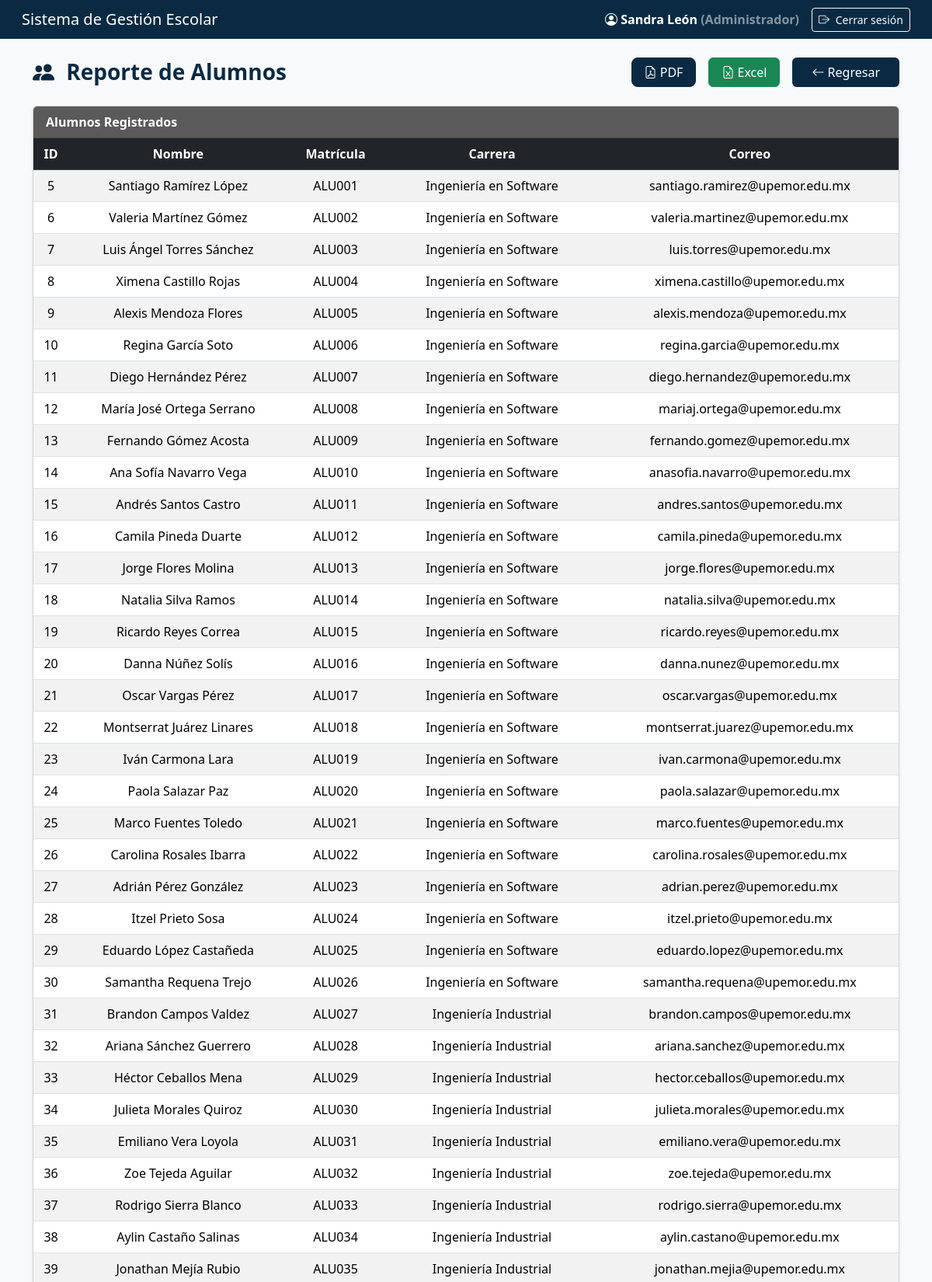
/app/views/reportes/alumnosGeneralView.php (signed in, upper part), run on the app's committed database.
### tables this page shows
CREATE TABLE `alumnos` (
  `idAlumno` int(11) NOT NULL AUTO_INCREMENT,
  `idUsuario` int(11) NOT NULL,
  `idCarrera` int(11) DEFAULT NULL,
  PRIMARY KEY (`idAlumno`),
  KEY `idUsuario` (`idUsuario`),
  KEY `idCarrera` (`idCarrera`),
  CONSTRAINT `alumnos_ibfk_1` FOREIGN KEY (`idUsuario`) REFERENCES `usuarios` (`idUsuario`) ON DELETE CASCADE ON UPDATE CASCADE,
  CONSTRAINT `alumnos_ibfk_2` FOREIGN KEY (`idCarrera`) REFERENCES `carreras` (`idCarrera`) ON DELETE SET NULL ON UPDATE CASCADE
);

CREATE TABLE `usuarios` (
  `idUsuario` int(11) NOT NULL AUTO_INCREMENT,
  `matricula` varchar(20) NOT NULL,
  `nombres` varchar(100) NOT NULL,
  `apePaterno` varchar(50) NOT NULL,
  `apeMaterno` varchar(50) DEFAULT NULL,
  `sexo` enum('Masculino','Femenino') NOT NULL,
  `fechaNacimiento` date NOT NULL,
  `correo` varchar(100) NOT NULL,
  `contrasena` varchar(255) NOT NULL,
  `rol` enum('Administrador','Docente','Alumno','Administrativo') NOT NULL,
  `activo` tinyint(1) DEFAULT 1,
  PRIMARY KEY (`idUsuario`),
  UNIQUE KEY `matricula` (`matricula`),
  UNIQUE KEY `correo` (`correo`)
);

CREATE TABLE `carreras` (
  `idCarrera` int(11) NOT NULL AUTO_INCREMENT,
  `nombreCarrera` varchar(100) NOT NULL,
  `claveCarrera` varchar(20) NOT NULL,
  `descripcion` text DEFAULT NULL,
  PRIMARY KEY (`idCarrera`),
  UNIQUE KEY `nombreCarrera` (`nombreCarrera`),
  UNIQUE KEY `claveCarrera` (`claveCarrera`)
);

### app/models/alumnoModel.php (called while the page is built, shortened)
<?php
    class AlumnoModel {
        private $connection;
        public function __construct($connection) {
            $this->connection = $connection;
        }
        public function obtenerAlumnos() {
            $sql = "SELECT
                        a.idAlumno,
                        u.matricula,
                        CONCAT(u.nombres,' ',u.apePaterno,' ',IFNULL(u.apeMaterno,'')) AS nombreCompleto,
                        c.nombreCarrera,
                        c.idCarrera,
                        u.correo
                    FROM alumnos a
                    INNER JOIN usuarios u ON a.idUsuario = u.idUsuario
                    LEFT JOIN carreras c ON a.idCarrera = c.idCarrera
                    ORDER BY a.idAlumno ASC";
            return $this->connection->query($sql);
        }
    }
?>

### app/views/reportes/alumnosGeneralView.php (the view, shortened to what this page needs)
<?php
$rolUsuario = $_SESSION['usuario']['rol'];
$nombreUsuario = $_SESSION['usuario']['nombre'];
require_once __DIR__ . '/../../../config/db_connection.php';
require_once __DIR__ . '/../../../app/models/alumnoModel.php';
$model = new AlumnoModel($connection);
$alumnos       = $model->obtenerAlumnos();
$dashboardDestino = ($rolUsuario === "Administrativo")
                    ? "dashboard_administrativo"
                    : "dashboard";
?>
<!DOCTYPE html>
<html lang="es">
<head>
  <link href="https://cdn.jsdelivr.net/npm/bootstrap@5.3.3/dist/css/bootstrap.min.css" rel="stylesheet">
  <link rel="stylesheet" href="https://cdn.jsdelivr.net/npm/bootstrap-icons@1.11.3/font/bootstrap-icons.css">
</head>
<body>
<nav class="navbar navbar-expand-lg navbar-dark px-3">
  <div class="container-fluid d-flex justify-content-between align-items-center">
    <span class="navbar-brand h5 mb-0 text-white">Sistema de Gestión Escolar</span>
    <div class="d-flex align-items-center">
      <div class="text-white fw-semibold me-3">
        <i class="bi bi-person-circle"></i>
        <?= htmlspecialchars($nombreUsuario) ?>
        <span class="text-white-50">(<?= htmlspecialchars($rolUsuario) ?>)</span>
      </div>
      <a href="<?= BASE_URL ?>index.php?action=logout" class="btn btn-outline-light btn-sm">
        <i class="bi bi-box-arrow-right me-1"></i> Cerrar sesión
      </a>
    </div>
  </div>
</nav>
<div class="container mt-4 mb-5">
  <div class="d-flex justify-content-between align-items-center mb-4">
      <h3 class="titulo-pagina m-0">
          <i class="bi bi-people-fill me-2"></i> Reporte de Alumnos
      </h3>
      <div class="d-flex gap-3">
          <form action="<?= BASE_URL ?>index.php?action=generarPDF_AlumnosGeneral" method="POST" target="_blank">
            <button type="submit" class="btn btn-institucional px-3">
                <i class="bi bi-file-earmark-pdf"></i> PDF
            </button>
          </form>
          <form action="<?= BASE_URL ?>index.php?action=generarExcel_AlumnosGeneral" method="POST">
            <button type="submit" class="btn btn-success px-3">
                <i class="bi bi-file-earmark-excel"></i> Excel
            </button>
          </form>
          <a href="<?= BASE_URL ?>index.php?action=<?= $dashboardDestino ?>"
             class="btn btn-regresar px-4">
              <i class="bi bi-arrow-left"></i> Regresar
          </a>
      </div>
  </div>
  <div class="card shadow-sm">
    <div class="card-header fw-semibold">Alumnos Registrados</div>
    <div class="card-body p-0">
      <table class="table table-striped mb-0 text-center align-middle">
        <thead class="table-dark">
          <tr>
            <th>ID</th>
            <th>Nombre</th>
            <th>Matrícula</th>
            <th>Carrera</th>
            <th>Correo</th>
          </tr>
        </thead>
        <tbody>
          <?php $alumnos->data_seek(0); while ($a = $alumnos->fetch_assoc()): ?>
          <tr>
            <td><?= $a['idAlumno'] ?></td>
            <td><?= htmlspecialchars($a['nombreCompleto']) ?></td>
            <td><?= htmlspecialchars($a['matricula']) ?></td>
            <td><?= htmlspecialchars($a['nombreCarrera']) ?></td>
            <td><?= htmlspecialchars($a['correo']) ?></td>
          </tr>
          <?php endwhile; ?>
        </tbody>
      </table>
    </div>
  </div>
</div>
</body>
</html>

### data on the page
alumnos: idAlumno "5", nombreCompleto "Santiago Ramírez López", idUsuario.matricula "ALU001", idCarrera.nombreCarrera "Ingeniería en Software", idUsuario.correo "santiago.ramirez@upemor.edu.mx"
alumnos: idAlumno "6", nombreCompleto "Valeria Martínez Gómez", idUsuario.matricula "ALU002", idCarrera.nombreCarrera "Ingeniería en Software", idUsuario.correo "valeria.martinez@upemor.edu.mx"
alumnos: idAlumno "7", nombreCompleto "Luis Ángel Torres Sánchez", idUsuario.matricula "ALU003", idCarrera.nombreCarrera "Ingeniería en Software", idUsuario.correo "luis.torres@upemor.edu.mx"
alumnos: idAlumno "8", nombreCompleto "Ximena Castillo Rojas", idUsuario.matricula "ALU004", idCarrera.nombreCarrera "Ingeniería en Software", idUsuario.correo "ximena.castillo@upemor.edu.mx"
alumnos: idAlumno "9", nombreCompleto "Alexis Mendoza Flores", idUsuario.matricula "ALU005", idCarrera.nombreCarrera "Ingeniería en Software", idUsuario.correo "alexis.mendoza@upemor.edu.mx"
alumnos: idAlumno "10", nombreCompleto "Regina García Soto", idUsuario.matricula "ALU006", idCarrera.nombreCarrera "Ingeniería en Software", idUsuario.correo "regina.garcia@upemor.edu.mx"
alumnos: idAlumno "11", nombreCompleto "Diego Hernández Pérez", idUsuario.matricula "ALU007", idCarrera.nombreCarrera "Ingeniería en Software", idUsuario.correo "diego.hernandez@upemor.edu.mx"
alumnos: idAlumno "12", nombreCompleto "María José Ortega Serrano", idUsuario.matricula "ALU008", idCarrera.nombreCarrera "Ingeniería en Software", idUsuario.correo "mariaj.ortega@upemor.edu.mx"
alumnos: idAlumno "13", nombreCompleto "Fernando Gómez Acosta", idUsuario.matricula "ALU009", idCarrera.nombreCarrera "Ingeniería en Software", idUsuario.correo "fernando.gomez@upemor.edu.mx"
alumnos: idAlumno "14", nombreCompleto "Ana Sofía Navarro Vega", idUsuario.matricula "ALU010", idCarrera.nombreCarrera "Ingeniería en Software", idUsuario.correo "anasofia.navarro@upemor.edu.mx"
alumnos: idAlumno "15", nombreCompleto "Andrés Santos Castro", idUsuario.matricula "ALU011", idCarrera.nombreCarrera "Ingeniería en Software", idUsuario.correo "andres.santos@upemor.edu.mx"
alumnos: idAlumno "16", nombreCompleto "Camila Pineda Duarte", idUsuario.matricula "ALU012", idCarrera.nombreCarrera "Ingeniería en Software", idUsuario.correo "camila.pineda@upemor.edu.mx"
alumnos: idAlumno "17", nombreCompleto "Jorge Flores Molina", idUsuario.matricula "ALU013", idCarrera.nombreCarrera "Ingeniería en Software", idUsuario.correo "jorge.flores@upemor.edu.mx"
alumnos: idAlumno "18", nombreCompleto "Natalia Silva Ramos", idUsuario.matricula "ALU014", idCarrera.nombreCarrera "Ingeniería en Software", idUsuario.correo "natalia.silva@upemor.edu.mx"
alumnos: idAlumno "19", nombreCompleto "Ricardo Reyes Correa", idUsuario.matricula "ALU015", idCarrera.nombreCarrera "Ingeniería en Software", idUsuario.correo "ricardo.reyes@upemor.edu.mx"
alumnos: idAlumno "20", nombreCompleto "Danna Núñez Solís", idUsuario.matricula "ALU016", idCarrera.nombreCarrera "Ingeniería en Software", idUsuario.correo "danna.nunez@upemor.edu.mx"
alumnos: idAlumno "21", nombreCompleto "Oscar Vargas Pérez", idUsuario.matricula "ALU017", idCarrera.nombreCarrera "Ingeniería en Software", idUsuario.correo "oscar.vargas@upemor.edu.mx"
alumnos: idAlumno "22", nombreCompleto "Montserrat Juárez Linares", idUsuario.matricula "ALU018", idCarrera.nombreCarrera "Ingeniería en Software", idUsuario.correo "montserrat.juarez@upemor.edu.mx"
alumnos: idAlumno "23", nombreCompleto "Iván Carmona Lara", idUsuario.matricula "ALU019", idCarrera.nombreCarrera "Ingeniería en Software", idUsuario.correo "ivan.carmona@upemor.edu.mx"
alumnos: idAlumno "24", nombreCompleto "Paola Salazar Paz", idUsuario.matricula "ALU020", idCarrera.nombreCarrera "Ingeniería en Software", idUsuario.correo "paola.salazar@upemor.edu.mx"
alumnos: idAlumno "25", nombreCompleto "Marco Fuentes Toledo", idUsuario.matricula "ALU021", idCarrera.nombreCarrera "Ingeniería en Software", idUsuario.correo "marco.fuentes@upemor.edu.mx"
alumnos: idAlumno "26", nombreCompleto "Carolina Rosales Ibarra", idUsuario.matricula "ALU022", idCarrera.nombreCarrera "Ingeniería en Software", idUsuario.correo "carolina.rosales@upemor.edu.mx"
alumnos: idAlumno "27", nombreCompleto "Adrián Pérez González", idUsuario.matricula "ALU023", idCarrera.nombreCarrera "Ingeniería en Software", idUsuario.correo "adrian.perez@upemor.edu.mx"
alumnos: idAlumno "28", nombreCompleto "Itzel Prieto Sosa", idUsuario.matricula "ALU024", idCarrera.nombreCarrera "Ingeniería en Software", idUsuario.correo "itzel.prieto@upemor.edu.mx"
alumnos: idAlumno "29", nombreCompleto "Eduardo López Castañeda", idUsuario.matricula "ALU025", idCarrera.nombreCarrera "Ingeniería en Software", idUsuario.correo "eduardo.lopez@upemor.edu.mx"
alumnos: idAlumno "30", nombreCompleto "Samantha Requena Trejo", idUsuario.matricula "ALU026", idCarrera.nombreCarrera "Ingeniería en Software", idUsuario.correo "samantha.requena@upemor.edu.mx"
alumnos: idAlumno "31", nombreCompleto "Brandon Campos Valdez", idUsuario.matricula "ALU027", idCarrera.nombreCarrera "Ingeniería Industrial", idUsuario.correo "brandon.campos@upemor.edu.mx"
alumnos: idAlumno "32", nombreCompleto "Ariana Sánchez Guerrero", idUsuario.matricula "ALU028", idCarrera.nombreCarrera "Ingeniería Industrial", idUsuario.correo "ariana.sanchez@upemor.edu.mx"
alumnos: idAlumno "33", nombreCompleto "Héctor Ceballos Mena", idUsuario.matricula "ALU029", idCarrera.nombreCarrera "Ingeniería Industrial", idUsuario.correo "hector.ceballos@upemor.edu.mx"
alumnos: idAlumno "34", nombreCompleto "Julieta Morales Quiroz", idUsuario.matricula "ALU030", idCarrera.nombreCarrera "Ingeniería Industrial", idUsuario.correo "julieta.morales@upemor.edu.mx"
alumnos: idAlumno "35", nombreCompleto "Emiliano Vera Loyola", idUsuario.matricula "ALU031", idCarrera.nombreCarrera "Ingeniería Industrial", idUsuario.correo "emiliano.vera@upemor.edu.mx"
alumnos: idAlumno "36", nombreCompleto "Zoe Tejeda Aguilar", idUsuario.matricula "ALU032", idCarrera.nombreCarrera "Ingeniería Industrial", idUsuario.correo "zoe.tejeda@upemor.edu.mx"
alumnos: idAlumno "37", nombreCompleto "Rodrigo Sierra Blanco", idUsuario.matricula "ALU033", idCarrera.nombreCarrera "Ingeniería Industrial", idUsuario.correo "rodrigo.sierra@upemor.edu.mx"
alumnos: idAlumno "38", nombreCompleto "Aylin Castaño Salinas", idUsuario.matricula "ALU034", idCarrera.nombreCarrera "Ingeniería Industrial", idUsuario.correo "aylin.castano@upemor.edu.mx"
alumnos: idAlumno "39", nombreCompleto "Jonathan Mejía Rubio", idUsuario.matricula "ALU035", idCarrera.nombreCarrera "Ingeniería Industrial", idUsuario.correo "jonathan.mejia@upemor.edu.mx"

### other printed values
$nombreUsuario "Sandra León"
$rolUsuario "Administrador"
